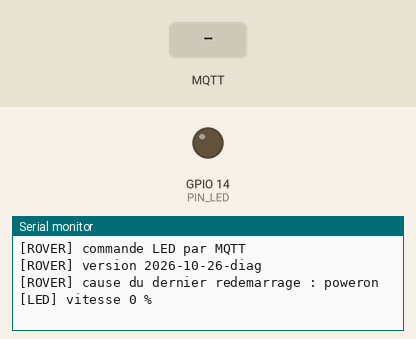
The sketch below on a simulated ESP32. On the bench: output pins drawn as LEDs (lit = HIGH), the last lines printed to the serial monitor. The inputs (shaded band) are chosen by the test bench. WiFi joins after 1.5 s; servers stay silent unless stated; no MQTT or app messages arrive unless stated; not simulated (calls return 0 or success): secrets.h; names the files do not define were given values by the test bench: MQTT_PORT = 1883.

Above: at 1.7 s.
1.8 s: MQTT message "hold" arrives on the first subscribed topic
At 3.2 s:
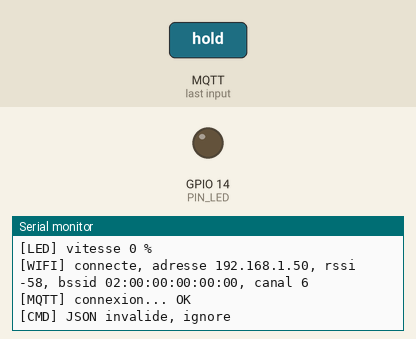
3.5 s: MQTT message "1" arrives on the first subscribed topic
At 4.6 s:
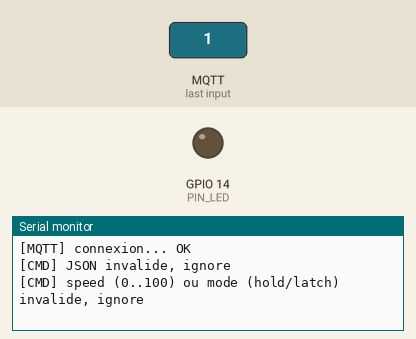
5.0 s: MQTT message "hold" arrives on the second subscribed topic
At 6.6 s:
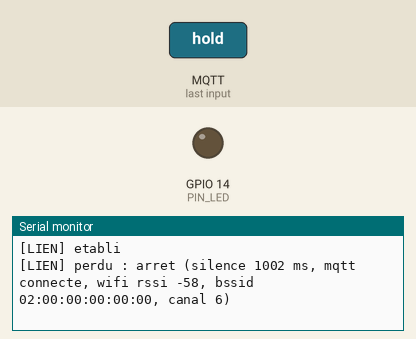

The sketch:

rover_cmd_led.ino
```cpp
// Commande d'une LED par MQTT avec arrêt de sécurité (banc d'essai avant les moteurs).
//
// Sujets MQTT (racine : rover/rover-01) :
//   cmd/drive  JSON {"mode":"hold"|"latch","speed":0..100}  -> luminosité de la LED
//   cmd/hb     texte quelconque                              -> signal de vie
//   status     JSON publié toutes les 2 s (lien, vitesse, mode, rssi)
//   online     "true" / "false" (retenu ; "false" est publié par le testament
//              du broker si l'ESP32 disparaît)
//
// Règles de sécurité :
//   - aucun message cmd/drive ni cmd/hb pendant 1 s   -> arrêt (liaison perdue)
//   - mode "hold" : aucune nouvelle commande pendant 0,5 s -> arrêt
//   - à chaque perte de liaison, la commande mémorisée est effacée : au retour
//     de la liaison, on repart de zéro (rien ne redémarre tout seul)
//
// Branchement : LED + résistance de 220 à 330 ohms entre GPIO 14 et GND.
#include <WiFi.h>
#include <PubSubClient.h>
#include <ArduinoJson.h>
#include "secrets.h"

const int PIN_LED = 14;
const int PWM_FREQ = 5000;
const int PWM_RES = 8;                        // 0..255

// Essai : forcer le robot sur un point d'accès précis (adresse BSSID et canal).
// Mettre FORCER_POINT_ACCES à 0 pour revenir au choix automatique.
#define FORCER_POINT_ACCES 0
const uint8_t BSSID_CIBLE[6] = {0x00, 0x00, 0x00, 0x00, 0x00, 0x00};   // à remplir seulement pour un essai
const int CANAL_CIBLE = 1;

// Version du programme : à changer à chaque modification publiée (date + mot-clé).
const char *VERSION_PROGRAMME = "2026-10-26-diag";

const char *RACINE = "rover/rover-01";
const unsigned long DELAI_LIEN_MS = 1000;     // signal de vie
const unsigned long DELAI_HOLD_MS = 500;      // mode maintenu
const unsigned long PERIODE_STATUT_MS = 2000;

WiFiClient reseau;
PubSubClient mqtt(reseau);

char topicDrive[64], topicHb[64], topicStatus[64], topicOnline[64];

int vitesseDemandee = 0;                      // 0..100
bool modeMaintenu = true;
unsigned long tDerniereCommande = 0;
unsigned long tDernierSigne = 0;              // 0 = aucun signe depuis la connexion
bool lienOk = false;
int vitesseAppliquee = -1;
unsigned long tStatut = 0;
unsigned long tTentativeMqtt = 0;

// Cause du dernier redémarrage : "poweron" (mise sous tension), "brownout" (tension trop basse),
// "panic" (plantage du programme), "watchdog" (programme bloqué), "software", etc.
const char *causeRedemarrage() {
  switch (esp_reset_reason()) {
    case ESP_RST_POWERON:   return "poweron";
    case ESP_RST_EXT:       return "ext";
    case ESP_RST_SW:        return "software";
    case ESP_RST_PANIC:     return "panic";
    case ESP_RST_INT_WDT:   return "watchdog_int";
    case ESP_RST_TASK_WDT:  return "watchdog_task";
    case ESP_RST_WDT:       return "watchdog";
    case ESP_RST_DEEPSLEEP: return "deepsleep";
    case ESP_RST_BROWNOUT:  return "brownout";
    default:                return "autre";
  }
}

void appliquerLed(int vitesse) {
  if (vitesse == vitesseAppliquee) return;
  vitesseAppliquee = vitesse;
  ledcWrite(PIN_LED, vitesse * 255 / 100);
  Serial.printf("[LED] vitesse %d %%\n", vitesse);
}

void publierStatut() {
  if (!mqtt.connected()) return;
  StaticJsonDocument<384> doc;
  doc["version"] = VERSION_PROGRAMME;
  doc["uptime"] = millis() / 1000;
  doc["reset"] = causeRedemarrage();          // cause du dernier redémarrage
  doc["silence"] = tDernierSigne == 0 ? -1 : (long)(millis() - tDernierSigne);  // ms depuis le dernier signe de vie
  doc["network"] = "wifi";
  doc["rssi"] = WiFi.RSSI();
  doc["bssid"] = WiFi.BSSIDstr();             // point d'accès auquel le robot est connecté
  doc["canal"] = WiFi.channel();
  doc["link"] = lienOk ? "ok" : "lost";
  doc["speed"] = vitesseAppliquee < 0 ? 0 : vitesseAppliquee;
  doc["mode"] = modeMaintenu ? "hold" : "latch";
  char tampon[384];
  serializeJson(doc, tampon);
  mqtt.publish(topicStatus, tampon);
}

void surMessage(char *topic, byte *payload, unsigned int longueur) {
  unsigned long maintenant = millis();

  if (strcmp(topic, topicHb) == 0) {          // signal de vie
    tDernierSigne = maintenant;
    return;
  }

  if (strcmp(topic, topicDrive) == 0) {       // commande
    StaticJsonDocument<128> doc;
    if (deserializeJson(doc, payload, longueur)) {
      Serial.println("[CMD] JSON invalide, ignore");
      return;
    }
    int vitesse = doc["speed"] | -1;          // -1 si absent ou pas un entier
    const char *mode = doc["mode"] | "hold";
    bool modeValide = (strcmp(mode, "hold") == 0 || strcmp(mode, "latch") == 0);
    if (vitesse < 0 || vitesse > 100 || !modeValide) {
      Serial.println("[CMD] speed (0..100) ou mode (hold/latch) invalide, ignore");
      return;
    }
    vitesseDemandee = vitesse;
    modeMaintenu = (strcmp(mode, "hold") == 0);
    tDerniereCommande = maintenant;
    tDernierSigne = maintenant;               // une commande prouve aussi que le lien est vivant
    Serial.printf("[CMD] mode %s, vitesse %d %%\n", mode, vitesse);
  }
}

void connecterMqtt() {
  if (WiFi.status() != WL_CONNECTED || mqtt.connected()) return;
  unsigned long maintenant = millis();
  if (tTentativeMqtt != 0 && maintenant - tTentativeMqtt < 2000) return;
  tTentativeMqtt = maintenant;

  Serial.print("[MQTT] connexion... ");
  // Testament : si l'ESP32 disparaît, le broker publie "false" sur le sujet online.
  if (mqtt.connect("rover-01-led", MQTT_USER, MQTT_PASS, topicOnline, 0, true, "false")) {
    Serial.println("OK");
    mqtt.publish(topicOnline, "true", true);
    mqtt.subscribe(topicDrive);
    mqtt.subscribe(topicHb);
    tDernierSigne = 0;                        // on attend un premier signe de vie
    vitesseDemandee = 0;
  } else {
    // 4 = mauvais identifiants, 5 = non autorisé, -2 = broker injoignable
    Serial.printf("echec, code %d\n", mqtt.state());
  }
}

void surveillerLien() {
  unsigned long maintenant = millis();
  bool vie = mqtt.connected() && tDernierSigne != 0 &&
             (maintenant - tDernierSigne <= DELAI_LIEN_MS);

  bool changement = (vie != lienOk);
  if (changement) {
    lienOk = vie;
    if (vie) Serial.println("[LIEN] etabli");
    else Serial.printf("[LIEN] perdu : arret (silence %lu ms, mqtt %s, wifi rssi %d, bssid %s, canal %d)\n",
                       maintenant - tDernierSigne, mqtt.connected() ? "connecte" : "deconnecte", WiFi.RSSI(),
                       WiFi.BSSIDstr().c_str(), WiFi.channel());
  }

  if (!vie) {                                 // liaison perdue : arrêt et oubli de la commande
    vitesseDemandee = 0;
    appliquerLed(0);
    if (changement) publierStatut();          // publié après l'arrêt, pour afficher la vraie vitesse
    return;
  }

  if (modeMaintenu && vitesseDemandee != 0 &&
      maintenant - tDerniereCommande > DELAI_HOLD_MS) {
    vitesseDemandee = 0;
    Serial.println("[HOLD] commande expiree : arret");
  }
  appliquerLed(vitesseDemandee);
  if (changement) publierStatut();            // publié après appliquerLed : vitesse à jour
}

void setup() {
  Serial.begin(115200);
  delay(500);
  Serial.println("\n[ROVER] commande LED par MQTT");
  Serial.printf("[ROVER] version %s\n", VERSION_PROGRAMME);
  Serial.printf("[ROVER] cause du dernier redemarrage : %s\n", causeRedemarrage());

  pinMode(PIN_LED, OUTPUT);
  digitalWrite(PIN_LED, LOW);                 // évite la lueur du démarrage (pull-up interne)
  ledcAttach(PIN_LED, PWM_FREQ, PWM_RES);     // API des cœurs ESP32 3.x
  ledcWrite(PIN_LED, 0);

  snprintf(topicDrive, sizeof(topicDrive), "%s/cmd/drive", RACINE);
  snprintf(topicHb, sizeof(topicHb), "%s/cmd/hb", RACINE);
  snprintf(topicStatus, sizeof(topicStatus), "%s/status", RACINE);
  snprintf(topicOnline, sizeof(topicOnline), "%s/online", RACINE);

  WiFi.mode(WIFI_STA);
  WiFi.setSleep(false);                       // pas d'économie d'énergie Wi-Fi : moins de retards d'arrivée
#if FORCER_POINT_ACCES
  WiFi.begin(WIFI_SSID, WIFI_PASSWORD, CANAL_CIBLE, BSSID_CIBLE);
#else
  WiFi.begin(WIFI_SSID, WIFI_PASSWORD);
#endif

  mqtt.setServer(MQTT_HOST, MQTT_PORT);
  mqtt.setCallback(surMessage);
  mqtt.setKeepAlive(5);
  mqtt.setBufferSize(512);                    // statut plus long avec la version (défaut : 256 octets)
}

void loop() {
  static bool wifiAvant = false;
  bool wifiMaintenant = (WiFi.status() == WL_CONNECTED);
  if (wifiMaintenant != wifiAvant) {
    wifiAvant = wifiMaintenant;
    if (wifiMaintenant) Serial.printf("[WIFI] connecte, adresse %s, rssi %d, bssid %s, canal %d\n", WiFi.localIP().toString().c_str(),
                                        WiFi.RSSI(), WiFi.BSSIDstr().c_str(), WiFi.channel());
    else Serial.println("[WIFI] deconnecte");
  }

  connecterMqtt();
  mqtt.loop();
  surveillerLien();

  if (millis() - tStatut >= PERIODE_STATUT_MS) {
    tStatut = millis();
    publierStatut();
  }
}
```

Measured:
- after the input at 1.8 s, the serial monitor: prints a new line after 0.26 s (image 1)
- after the input at 3.5 s, the serial monitor: prints a new line at once (image 2)
- after the input at 5.0 s, the serial monitor: prints a new line at once (image 3)
